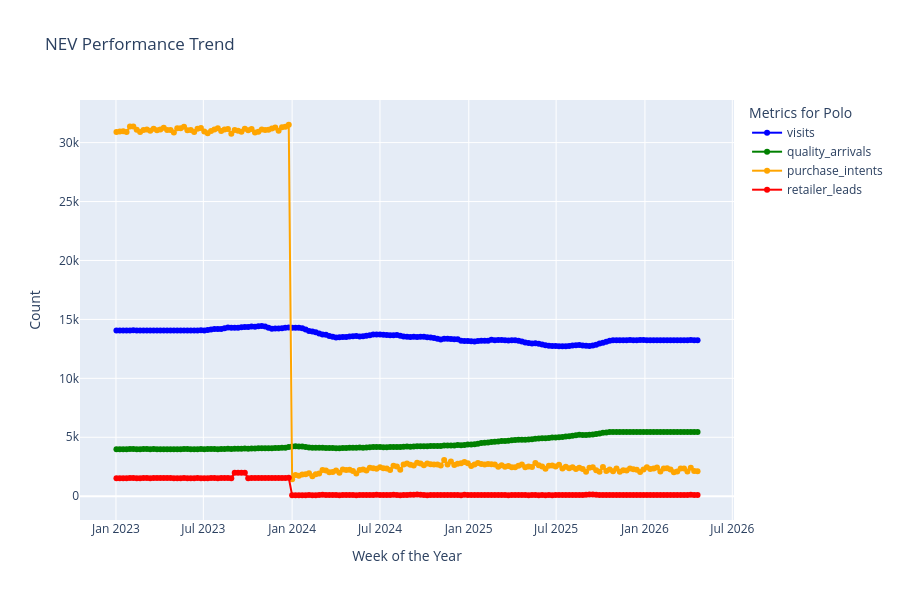

Here is the notebook cell this chart was saved with:
### Code cell
import plotly.express as px

# 1. Sort the DataFrame (ensure week_start is your x-axis)
nev_df_sorted = nev_df.sort_values(by='week_start', ascending=True)

# 2. Plot multiple columns by passing a list to 'y'
fig = px.line(
    nev_df_sorted,
    x='week_start',
    y=['visits', 'quality_arrivals', 'purchase_intents', 'retailer_leads'],  # List of columns
    title='NEV Performance Trend',
    markers=True,
    height=600,
    # Define custom colors for each column
    color_discrete_map={
        "visits": "blue",
        "quality_arrivals": "green",
        "purchase_intents": "orange",
        "retailer_leads": "red"
    }
)

# 3. Customizing labels and layout
fig.update_layout(
    xaxis_title='Week of the Year',
    yaxis_title='Count',
    legend_title='Metrics for Polo',
    xaxis=dict(showgrid=True),
    yaxis=dict(showgrid=True)
)

# 4. Display the figure
fig.show()

### Figure 1 — Plotly figure (JSON) as saved in the notebook; plotly's stock layout.template omitted (floating-point values rounded to 4 significant figures; data arrays with more than 128 entries replaced by an {"elided": "..."} marker saying what was removed)
{"data": [{"hovertemplate": "variable=visits<br>week_start=%{x}<br>value=%{y}<extra></extra>", "legendgroup": "visits", "line": {"color": "blue", "dash": "solid"}, "marker": {"symbol": "circle"}, "mode": "lines+markers", "name": "visits", "orientation": "v", "showlegend": true, "type": "scatter", "x": {"elided": "173 str values"}, "xaxis": "x", "y": {"elided": "173 float values"}, "yaxis": "y"}, {"hovertemplate": "variable=quality_arrivals<br>week_start=%{x}<br>value=%{y}<extra></extra>", "legendgroup": "quality_arrivals", "line": {"color": "green", "dash": "solid"}, "marker": {"symbol": "circle"}, "mode": "lines+markers", "name": "quality_arrivals", "orientation": "v", "showlegend": true, "type": "scatter", "x": {"elided": "173 str values"}, "xaxis": "x", "y": {"elided": "173 float values"}, "yaxis": "y"}, {"hovertemplate": "variable=purchase_intents<br>week_start=%{x}<br>value=%{y}<extra></extra>", "legendgroup": "purchase_intents", "line": {"color": "orange", "dash": "solid"}, "marker": {"symbol": "circle"}, "mode": "lines+markers", "name": "purchase_intents", "orientation": "v", "showlegend": true, "type": "scatter", "x": {"elided": "173 str values"}, "xaxis": "x", "y": {"elided": "173 float values"}, "yaxis": "y"}, {"hovertemplate": "variable=retailer_leads<br>week_start=%{x}<br>value=%{y}<extra></extra>", "legendgroup": "retailer_leads", "line": {"color": "red", "dash": "solid"}, "marker": {"symbol": "circle"}, "mode": "lines+markers", "name": "retailer_leads", "orientation": "v", "showlegend": true, "type": "scatter", "x": {"elided": "173 str values"}, "xaxis": "x", "y": {"elided": "173 float values"}, "yaxis": "y"}], "layout": {"height": 600, "legend": {"title": {"text": "Metrics for Polo"}, "tracegroupgap": 0}, "title": {"text": "NEV Performance Trend"}, "xaxis": {"anchor": "y", "domain": [0, 1], "showgrid": true, "title": {"text": "Week of the Year"}}, "yaxis": {"anchor": "x", "domain": [0, 1], "showgrid": true, "title": {"text": "Count"}}}}
